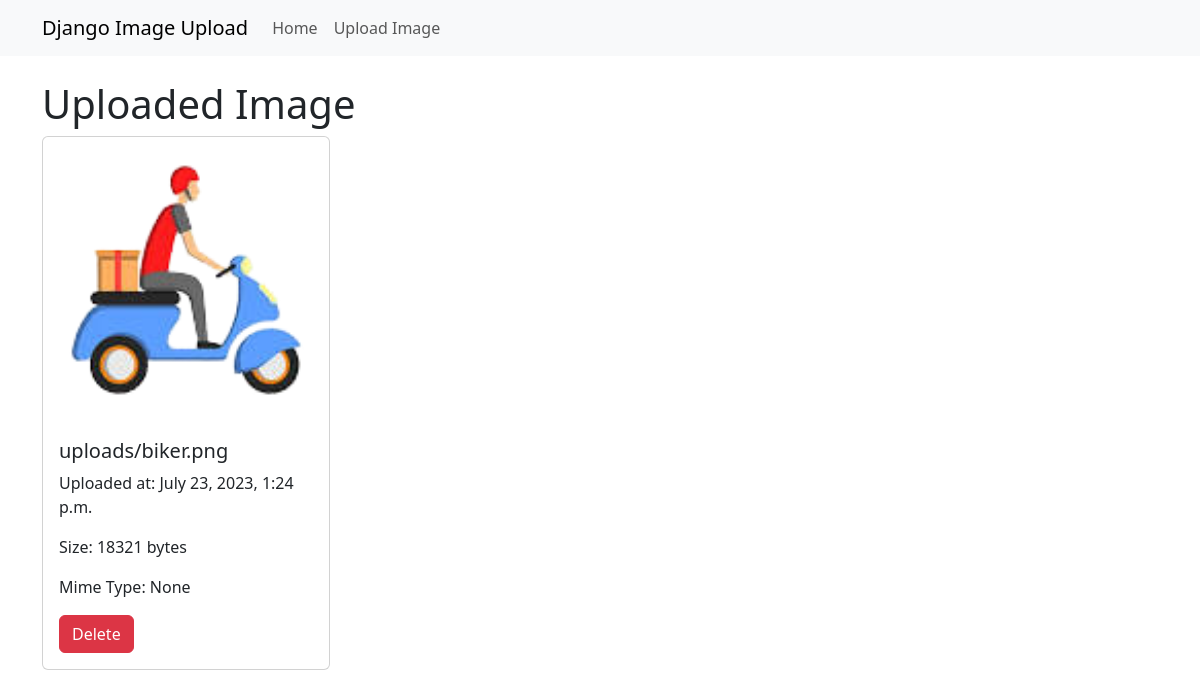
Screenshot of /uploaded_image/2/ with the database file from the repository.
### imageUpload/models.py (models this page shows, shortened)
class UploadedImage(models.Model):
    image = models.ImageField(upload_to='uploads/')
    uploaded_at = models.DateTimeField(auto_now_add=True)
    mimetype = models.CharField(max_length=100, blank=True, null=True)

### imageUpload/views.py (the view)
# urls.py: path('uploaded_image/<int:pk>/', views.uploaded_image, name='uploaded_image'),
def uploaded_image(request, pk):
    instance = UploadedImage.objects.get(pk=pk)
    return render(request, 'uploaded_image.html', {'instance': instance})

### templates/uploaded_image.html (shortened to what this page needs)
{% extends 'base.html' %}
{% block content %}
  <h1>Uploaded Image</h1>
  <div class="card" style="width: 18rem;">
    <img src="{{ instance.image.url }}" class="card-img-top" alt="{{ instance.image.name }}">
    <div class="card-body">
      <h5 class="card-title">{{ instance.image.name }}</h5>
      <p class="card-text">Uploaded at: {{ instance.uploaded_at }}</p>
      <p class="card-text">Size: {{ instance.image.size }} bytes</p>
      <p class="card-text">Mime Type: {{ instance.mimetype }}</p>
      <form method="post" action="{% url 'delete_image' instance.pk %}">
        <button type="submit" class="btn btn-danger" onclick="return confirm('Are you sure you want to delete this image?')">
           Delete
        </button>
      </form>
    </div>
  </div>
{% endblock %}

### rows the page displays
UploadedImage: image (picture), image.name "uploads/biker.png", uploaded_at "July 23, 2023, 1:24 p.m.", image.size "18321", mimetype "None"
